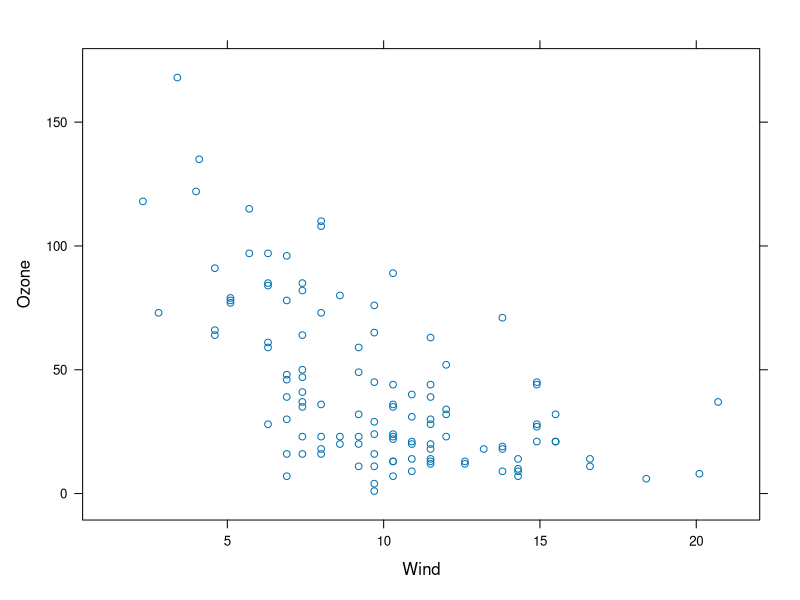
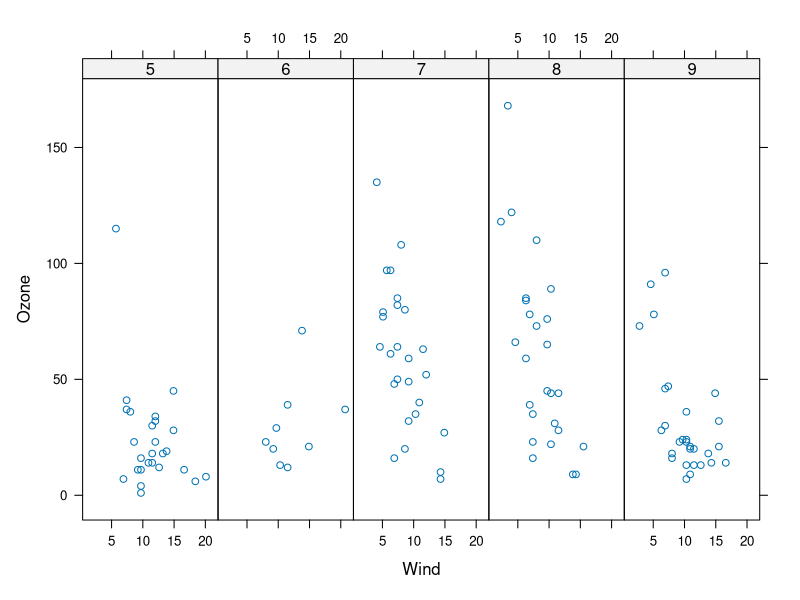
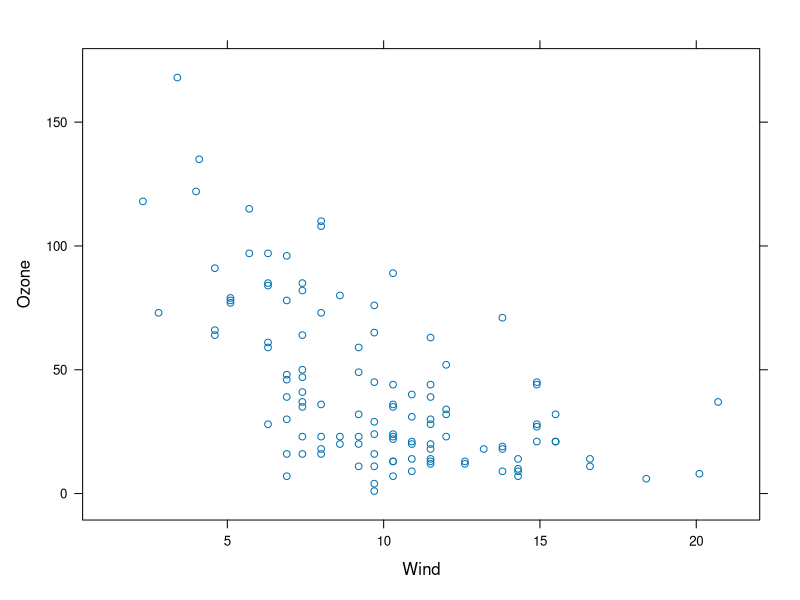
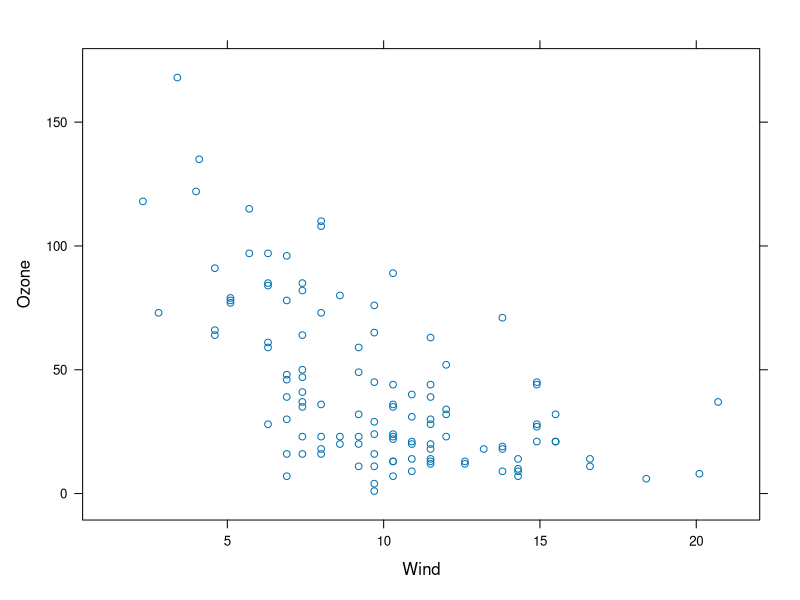
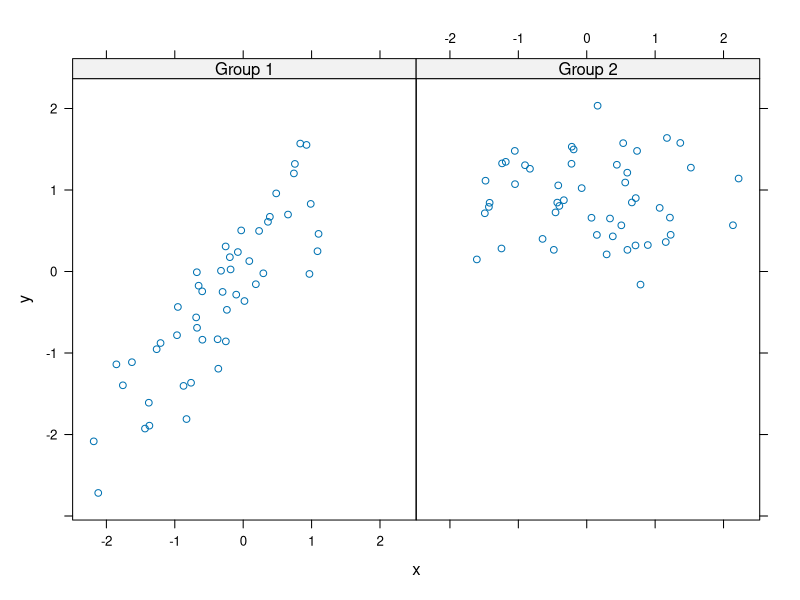
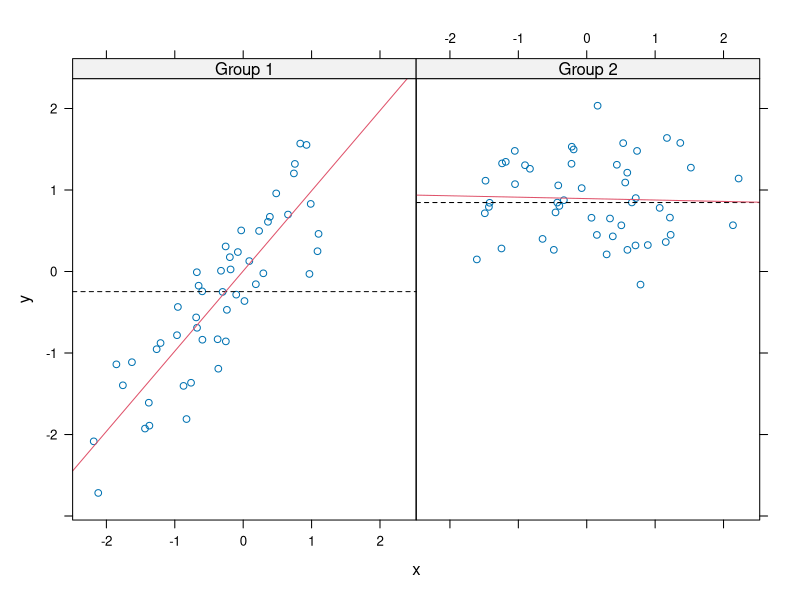

Recreate these plots in R, in order.
##Exercises in Week 2 of Exploratory Data Analysis

library(lattice)
library(datasets)
##Simple scatterplot

xyplot(Ozone ~ Wind, data = airquality)

##Convert 'Month' to a factor variable
airquality <- transform(airquality, Month = factor(Month))
xyplot(Ozone ~ Wind | Month, data = airquality, layout = c(5,1))

##Lattice Behavior
p <- xyplot(Ozone ~ Wind, data = airquality)  ##Nothing Happens!
print(p) ## Plot appears
xyplot(Ozone ~ Wind, data = airquality) ##Auto-printing
 
##PART TWO
set.seed(10)
x <- rnorm(100)
f <- rep(0:1, each = 50)
y <- x + f - f * x + rnorm(100, sd = 0.5)
f <- factor(f, labels = c("Group 1", "Group 2"))
xyplot(y ~ x | f, layout = c(2,1))  ##Plot with 2 panels

##Custom panel function
xyplot(y ~ x | f, panel = function (x, y, ...){
        panel.xyplot(x, y, ...) ##First call the defaul panel function for 'xyplot'
        panel.abline(h = median(y), lty = 2) ## Add a horizontal line at the median
        panel.lmline(x, y, col = 2) ##Overlay a simple linear regression line
})


